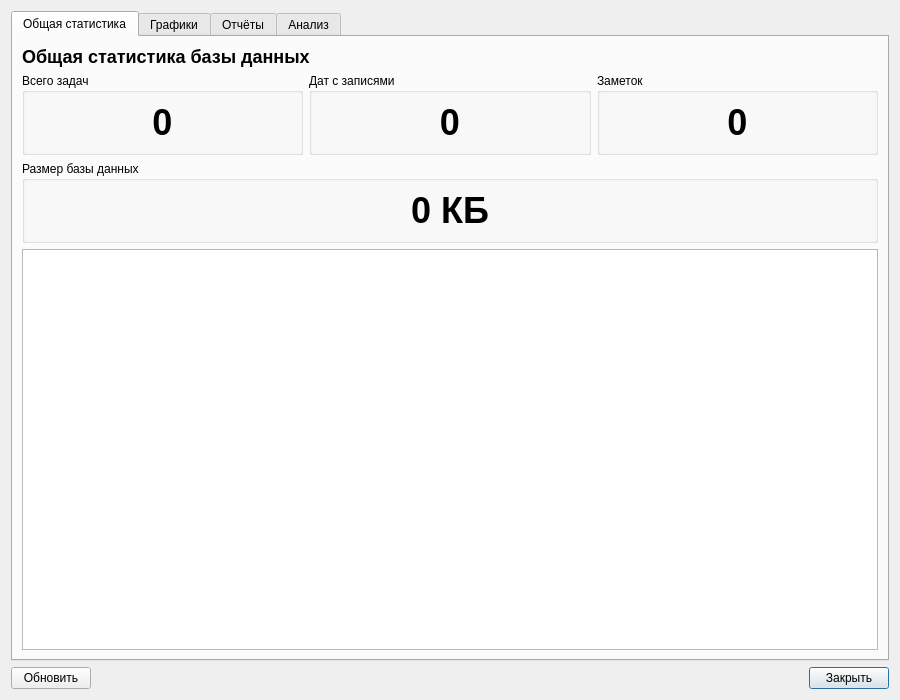
<?xml version="1.0" encoding="UTF-8"?>
<ui version="4.0">
 <class>StatisticsDialog</class>
 <widget class="QDialog" name="StatisticsDialog">
  <property name="geometry">
   <rect>
    <x>0</x>
    <y>0</y>
    <width>900</width>
    <height>700</height>
   </rect>
  </property>
  <property name="windowTitle">
   <string>Статистика и отчёты</string>
  </property>
   <layout class="QVBoxLayout" name="verticalLayout">
   <item>
    <widget class="QTabWidget" name="tabWidget">
     <property name="currentIndex">
      <number>0</number>
     </property>
     <widget class="QWidget" name="generalTab">
      <attribute name="title">
       <string>Общая статистика</string>
      </attribute>
      <layout class="QVBoxLayout" name="verticalLayout_2">
       <item>
        <widget class="QLabel" name="titleLabel">
         <property name="text">
          <string>&lt;h2&gt;Общая статистика базы данных&lt;/h2&gt;</string>
         </property>
         <property name="textFormat">
          <enum>Qt::RichText</enum>
         </property>
        </widget>
       </item>
       <item>
        <layout class="QGridLayout" name="cardsLayout">
         <item row="0" column="0">
          <widget class="QGroupBox" name="tasksCard">
           <property name="title">
            <string>Всего задач</string>
           </property>
           <layout class="QVBoxLayout" name="verticalLayout_3">
            <item>
             <widget class="QLabel" name="totalTasksLabel">
              <property name="text">
               <string>0</string>
              </property>
              <property name="styleSheet">
               <string notr="true">font-size: 36px; font-weight: bold;</string>
              </property>
              <property name="alignment">
               <set>Qt::AlignCenter</set>
              </property>
             </widget>
            </item>
           </layout>
          </widget>
         </item>
         <item row="0" column="1">
          <widget class="QGroupBox" name="datesCard">
           <property name="title">
            <string>Дат с записями</string>
           </property>
           <layout class="QVBoxLayout" name="verticalLayout_4">
            <item>
             <widget class="QLabel" name="totalDatesLabel">
              <property name="text">
               <string>0</string>
              </property>
              <property name="styleSheet">
               <string notr="true">font-size: 36px; font-weight: bold;</string>
              </property>
              <property name="alignment">
               <set>Qt::AlignCenter</set>
              </property>
             </widget>
            </item>
           </layout>
          </widget>
         </item>
         <item row="0" column="2">
          <widget class="QGroupBox" name="notesCard">
           <property name="title">
            <string>Заметок</string>
           </property>
           <layout class="QVBoxLayout" name="verticalLayout_5">
            <item>
             <widget class="QLabel" name="totalNotesLabel">
              <property name="text">
               <string>0</string>
              </property>
              <property name="styleSheet">
               <string notr="true">font-size: 36px; font-weight: bold;</string>
              </property>
              <property name="alignment">
               <set>Qt::AlignCenter</set>
              </property>
             </widget>
            </item>
           </layout>
          </widget>
         </item>
         <item row="1" column="0" colspan="3">
          <widget class="QGroupBox" name="sizeCard">
           <property name="title">
            <string>Размер базы данных</string>
           </property>
           <layout class="QVBoxLayout" name="verticalLayout_6">
            <item>
             <widget class="QLabel" name="dbSizeLabel">
              <property name="text">
               <string>0 КБ</string>
              </property>
              <property name="styleSheet">
               <string notr="true">font-size: 36px; font-weight: bold;</string>
              </property>
              <property name="alignment">
               <set>Qt::AlignCenter</set>
              </property>
             </widget>
            </item>
           </layout>
          </widget>
         </item>
        </layout>
       </item>
       <item>
        <widget class="QTextBrowser" name="generalStatsText">
         <property name="openExternalLinks">
          <bool>false</bool>
         </property>
        </widget>
       </item>
      </layout>
     </widget>
     <widget class="QWidget" name="chartsTab">
      <attribute name="title">
       <string>Графики</string>
      </attribute>
      <layout class="QVBoxLayout" name="verticalLayout_7">
       <item>
        <widget class="QLabel" name="chartsTitleLabel">
         <property name="text">
          <string>&lt;h2&gt;Визуализация данных&lt;/h2&gt;</string>
         </property>
         <property name="textFormat">
          <enum>Qt::RichText</enum>
         </property>
        </widget>
       </item>
       <!-- Первый график -->
       <item>
        <widget class="QWidget" name="tasksChartContainer">
         <layout class="QVBoxLayout" name="verticalLayout_10">
          <item>
           <widget class="QLabel" name="tasksChartLabel">
            <property name="text">
             <string>График задач по месяцам</string>
            </property>
            <property name="styleSheet">
             <string notr="true">font-weight: bold; font-size: 14px;</string>
            </property>
           </widget>
          </item>
          <item>
           <widget class="QWidget" name="tasksChartWidget" native="true">
            <property name="minimumHeight">
             <number>200</number>
            </property>
           </widget>
          </item>
         </layout>
        </widget>
       </item>
       <!-- Второй график -->
       <item>
        <widget class="QWidget" name="activityChartContainer">
         <layout class="QVBoxLayout" name="verticalLayout_11">
          <item>
           <widget class="QLabel" name="activityChartLabel">
            <property name="text">
             <string>Распределение задач по дням недели</string>
            </property>
            <property name="styleSheet">
             <string notr="true">font-weight: bold; font-size: 14px;</string>
            </property>
           </widget>
          </item>
          <item>
           <widget class="QWidget" name="activityChartWidget" native="true">
            <property name="minimumHeight">
             <number>200</number>
            </property>
           </widget>
          </item>
         </layout>
        </widget>
       </item>
      </layout>
     </widget>
     <widget class="QWidget" name="reportsTab">
      <attribute name="title">
       <string>Отчёты</string>
      </attribute>
      <layout class="QVBoxLayout" name="verticalLayout_8">
       <item>
        <widget class="QLabel" name="reportsTitleLabel">
         <property name="text">
          <string>&lt;h2&gt;Отчёты за период&lt;/h2&gt;</string>
         </property>
         <property name="textFormat">
          <enum>Qt::RichText</enum>
         </property>
        </widget>
       </item>
       <item>
        <layout class="QHBoxLayout" name="periodLayout">
         <item>
          <widget class="QLabel" name="periodLabel">
           <property name="text">
            <string>Период с:</string>
           </property>
          </widget>
         </item>
         <item>
          <widget class="QDateEdit" name="reportStartDate">
           <property name="calendarPopup">
            <bool>true</bool>
           </property>
          </widget>
         </item>
         <item>
          <widget class="QLabel" name="toLabel">
           <property name="text">
            <string>по:</string>
           </property>
          </widget>
         </item>
         <item>
          <widget class="QDateEdit" name="reportEndDate">
           <property name="calendarPopup">
            <bool>true</bool>
           </property>
          </widget>
         </item>
         <item>
          <widget class="QPushButton" name="generateReportButton">
           <property name="text">
            <string>Сформировать отчёт</string>
           </property>
          </widget>
         </item>
         <item>
          <spacer name="horizontalSpacer">
           <property name="orientation">
            <enum>Qt::Horizontal</enum>
           </property>
           <property name="sizeHint" stdset="0">
            <size>
             <width>40</width>
             <height>20</height>
            </size>
           </property>
          </spacer>
         </item>
        </layout>
       </item>
       <item>
        <widget class="QTextBrowser" name="reportText">
         <property name="minimumHeight">
          <number>300</number>
         </property>
        </widget>
       </item>
       <item>
        <widget class="QPushButton" name="exportReportButton">
         <property name="text">
          <string>Экспортировать отчёт в HTML</string>
         </property>
        </widget>
       </item>
      </layout>
     </widget>
     <widget class="QWidget" name="analysisTab">
      <attribute name="title">
       <string>Анализ</string>
      </attribute>
      <layout class="QVBoxLayout" name="verticalLayout_9">
       <item>
        <widget class="QLabel" name="analysisTitleLabel">
         <property name="text">
          <string>&lt;h2&gt;Анализ продуктивности&lt;/h2&gt;</string>
         </property>
         <property name="textFormat">
          <enum>Qt::RichText</enum>
         </property>
        </widget>
       </item>
       <item>
        <widget class="QTextBrowser" name="analysisText"/>
       </item>
      </layout>
     </widget>
    </widget>
   </item>
   <item>
    <layout class="QHBoxLayout" name="buttonLayout">
     <item>
      <widget class="QPushButton" name="refreshButton">
       <property name="text">
        <string>Обновить</string>
       </property>
       <property name="objectName">
        <string>refreshButton</string>
       </property>
      </widget>
     </item>
     <item>
      <spacer name="horizontalSpacer_2">
       <property name="orientation">
        <enum>Qt::Horizontal</enum>
       </property>
       <property name="sizeHint" stdset="0">
        <size>
         <width>40</width>
         <height>20</height>
        </size>
       </property>
      </spacer>
     </item>
     <item>
      <widget class="QPushButton" name="closeButton">
       <property name="text">
        <string>Закрыть</string>
       </property>
       <property name="objectName">
        <string>closeButton</string>
       </property>
       <property name="default">
        <bool>true</bool>
       </property>
      </widget>
     </item>
    </layout>
   </item>
  </layout>
 </widget>
 <resources/>
 <connections/>
</ui>
